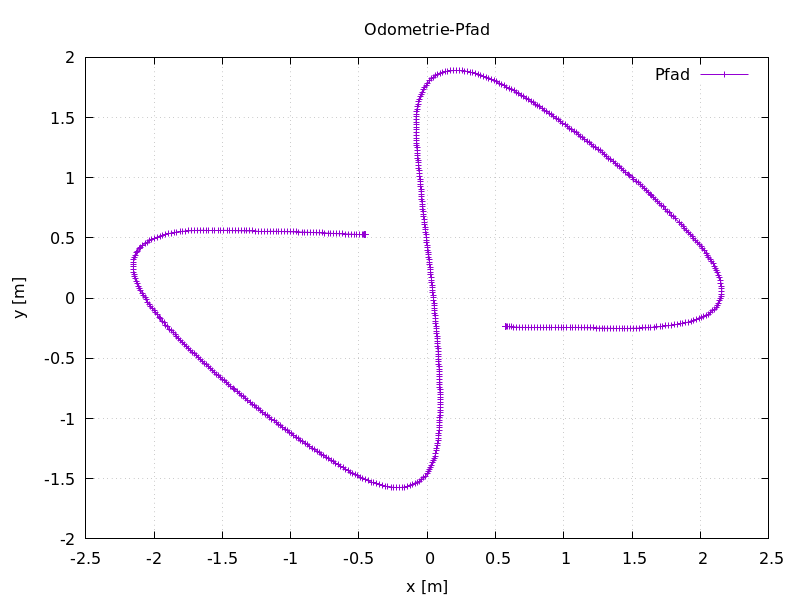

Write gnuplot code to recreate this figure.
# Gnuplot-Skript zum Plotten des Odometrie-Pfads
set terminal pngcairo size 800,600
set output 'odom_path.png'
set title 'Odometrie-Pfad'
set xlabel 'x [m]'
set ylabel 'y [m]'
set grid
plot 'odom_path.txt' using 1:2 with linespoints title 'Pfad'
